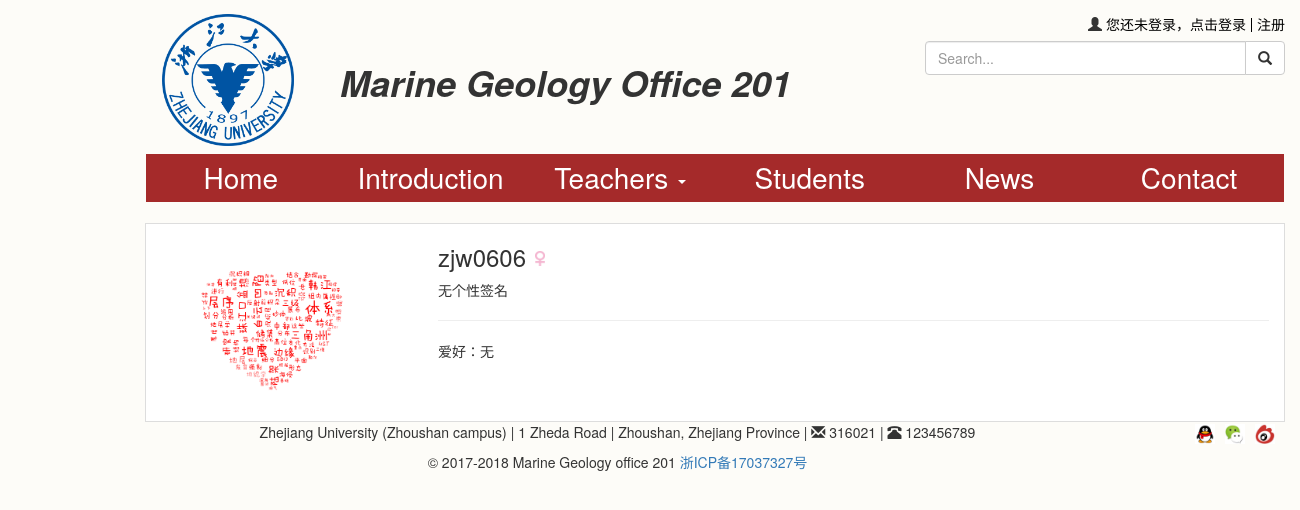
The app's page /personal/?name=zjw0606 with its own data.
### users/models.py (models this page shows)
class User(AbstractUser):
	pic = models.ImageField(upload_to='pic',default="zjw.jpg")
	signature = models.CharField(max_length=50,blank=True,default="无个性签名")
	sex = models.CharField(max_length=1,choices=SEX)
	hobby = models.TextField(max_length=200,blank=True,default="无")
	class Meta(AbstractUser.Meta):
		pass

### users/views.py (the view)
# urls.py: url(r'^personal/$',views.info,name='info'),
def info(request):
	name = request.POST.get('name', request.GET.get('name', ''))
	if name:
		user1 = User.objects.get(username__exact=name)
		return render(request,'personal.html',context={'user1':user1})
	else:
		return redirect('/')

### templates/personal.html (shortened to what this page needs)
{% extends 'base.html' %}
{% load staticfiles %}
{% block css %}
<link href="{% static 'styles/personal.css' %}" rel="stylesheet" media="screen" />
{% endblock css %}
{% block main %}
<article>
	<div class="row">
		<div class="col-md-3 col-sm-3 col-xs-4">
			<img id="person_pic"  src='{{user1.pic.url}}' alt="" />
		</div>
		<div id="information" class="col-md-9 col-sm-9 col-xs-8">
			<h3 id="user_name">{{user1.username}}</h3>
			{% if user1.sex == '1' %}
				<img class="sex" src="{% static 'images/man.png' %}" alt="男" />
			{% else %}
				<img class="sex" src="{% static 'images/woman.png' %}" alt="女" />
			{% endif %}
			<p>{{user1.signature}}</p>
			<hr/>
			<p>爱好：{{user1.hobby}}</p>
		</div>
	</div>
</article>
{% endblock main %}

### web201/static/styles/personal.css (style rules this page uses)
body { background-color:#fdfcf8; margin-left:10%; margin-right:10%; margin-top:1em; min-width:500px; }
article { border:1px solid #ddd; background-color:white; }
#user_name { display:inline-block; }
img.sex { width:10px; height:15px; margin-top:-10px; margin-left:5px; }
#person_pic { width:100%; padding:5% 0 5% 5%; }
#information { padding-right:30px; }

### records on screen
User: pic (picture), username "zjw0606", signature "无个性签名", hobby "无"
